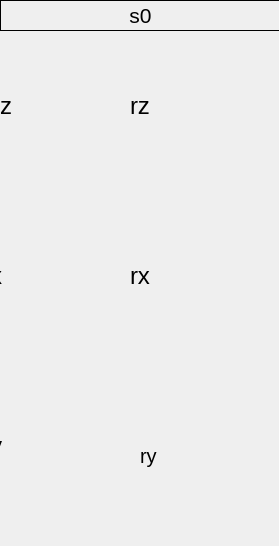
<?xml version="1.0" encoding="UTF-8"?>
<ui version="4.0">
 <class>Form</class>
 <widget class="caFrame" name="Form">
  <property name="geometry">
   <rect>
    <x>0</x>
    <y>0</y>
    <width>279</width>
    <height>546</height>
   </rect>
  </property>
  <property name="windowTitle">
   <string>Form</string>
  </property>
  <property name="background">
   <color>
    <red>75</red>
    <green>75</green>
    <blue>75</blue>
   </color>
  </property>
  <property name="backgroundMode">
   <enum>caFrame::Filled</enum>
  </property>
  <widget class="caLabel" name="calabel_8">
   <property name="geometry">
    <rect>
     <x>0</x>
     <y>0</y>
     <width>281</width>
     <height>31</height>
    </rect>
   </property>
   <property name="font">
    <font>
     <pointsize>16</pointsize>
    </font>
   </property>
   <property name="frameShape">
    <enum>QFrame::Box</enum>
   </property>
   <property name="text">
    <string>s0</string>
   </property>
   <property name="alignment">
    <set>Qt::AlignCenter</set>
   </property>
   <property name="foreground">
    <color>
     <red>0</red>
     <green>0</green>
     <blue>0</blue>
    </color>
   </property>
   <property name="background">
    <color>
     <red>177</red>
     <green>177</green>
     <blue>181</blue>
    </color>
   </property>
  </widget>
  <widget class="caInclude" name="cainclude">
   <property name="geometry">
    <rect>
     <x>30</x>
     <y>40</y>
     <width>101</width>
     <height>161</height>
    </rect>
   </property>
   <property name="macro">
    <string notr="true">P=NEW:,M=m11</string>
   </property>
   <property name="filename" stdset="0">
    <string notr="true">./motor.ui</string>
   </property>
  </widget>
  <widget class="caInclude" name="cainclude_2">
   <property name="geometry">
    <rect>
     <x>30</x>
     <y>380</y>
     <width>101</width>
     <height>161</height>
    </rect>
   </property>
   <property name="macro">
    <string notr="true">P=NEW:,M=m1</string>
   </property>
   <property name="filename" stdset="0">
    <string notr="true">./motor.ui</string>
   </property>
  </widget>
  <widget class="caInclude" name="cainclude_3">
   <property name="geometry">
    <rect>
     <x>170</x>
     <y>210</y>
     <width>101</width>
     <height>161</height>
    </rect>
   </property>
   <property name="macro">
    <string notr="true">P=NEW:,M=m14</string>
   </property>
   <property name="filename" stdset="0">
    <string notr="true">./motor.ui</string>
   </property>
  </widget>
  <widget class="caInclude" name="cainclude_4">
   <property name="geometry">
    <rect>
     <x>170</x>
     <y>380</y>
     <width>101</width>
     <height>161</height>
    </rect>
   </property>
   <property name="macro">
    <string notr="true">P=NEW:,M=m12</string>
   </property>
   <property name="filename" stdset="0">
    <string notr="true">./motor.ui</string>
   </property>
  </widget>
  <widget class="caInclude" name="cainclude_5">
   <property name="geometry">
    <rect>
     <x>170</x>
     <y>40</y>
     <width>101</width>
     <height>161</height>
    </rect>
   </property>
   <property name="macro">
    <string notr="true">P=NEW:,M=m15</string>
   </property>
   <property name="filename" stdset="0">
    <string notr="true">./motor.ui</string>
   </property>
  </widget>
  <widget class="Line" name="line">
   <property name="geometry">
    <rect>
     <x>270</x>
     <y>0</y>
     <width>20</width>
     <height>591</height>
    </rect>
   </property>
   <property name="orientation">
    <enum>Qt::Vertical</enum>
   </property>
  </widget>
  <widget class="caLabel" name="calabel_38">
   <property name="geometry">
    <rect>
     <x>140</x>
     <y>440</y>
     <width>21</width>
     <height>31</height>
    </rect>
   </property>
   <property name="font">
    <font>
     <pointsize>15</pointsize>
    </font>
   </property>
   <property name="text">
    <string>ry</string>
   </property>
   <property name="foreground">
    <color>
     <red>214</red>
     <green>214</green>
     <blue>214</blue>
    </color>
   </property>
   <property name="background">
    <color alpha="0">
     <red>160</red>
     <green>160</green>
     <blue>164</blue>
    </color>
   </property>
  </widget>
  <widget class="caLabel" name="calabel_39">
   <property name="geometry">
    <rect>
     <x>130</x>
     <y>90</y>
     <width>31</width>
     <height>31</height>
    </rect>
   </property>
   <property name="font">
    <font>
     <pointsize>18</pointsize>
    </font>
   </property>
   <property name="text">
    <string>rz</string>
   </property>
   <property name="foreground">
    <color>
     <red>214</red>
     <green>214</green>
     <blue>214</blue>
    </color>
   </property>
   <property name="background">
    <color alpha="0">
     <red>160</red>
     <green>160</green>
     <blue>164</blue>
    </color>
   </property>
  </widget>
  <widget class="caLabel" name="calabel_41">
   <property name="geometry">
    <rect>
     <x>130</x>
     <y>260</y>
     <width>31</width>
     <height>31</height>
    </rect>
   </property>
   <property name="font">
    <font>
     <pointsize>18</pointsize>
    </font>
   </property>
   <property name="text">
    <string>rx</string>
   </property>
   <property name="foreground">
    <color>
     <red>214</red>
     <green>214</green>
     <blue>214</blue>
    </color>
   </property>
   <property name="background">
    <color alpha="0">
     <red>160</red>
     <green>160</green>
     <blue>164</blue>
    </color>
   </property>
  </widget>
  <widget class="caLabel" name="calabel_42">
   <property name="geometry">
    <rect>
     <x>-10</x>
     <y>430</y>
     <width>31</width>
     <height>31</height>
    </rect>
   </property>
   <property name="font">
    <font>
     <pointsize>18</pointsize>
    </font>
   </property>
   <property name="text">
    <string>y</string>
   </property>
   <property name="foreground">
    <color>
     <red>214</red>
     <green>214</green>
     <blue>214</blue>
    </color>
   </property>
   <property name="background">
    <color alpha="0">
     <red>160</red>
     <green>160</green>
     <blue>164</blue>
    </color>
   </property>
  </widget>
  <widget class="caLabel" name="calabel_43">
   <property name="geometry">
    <rect>
     <x>0</x>
     <y>90</y>
     <width>21</width>
     <height>31</height>
    </rect>
   </property>
   <property name="font">
    <font>
     <pointsize>18</pointsize>
    </font>
   </property>
   <property name="text">
    <string>z</string>
   </property>
   <property name="foreground">
    <color>
     <red>214</red>
     <green>214</green>
     <blue>214</blue>
    </color>
   </property>
   <property name="background">
    <color alpha="0">
     <red>160</red>
     <green>160</green>
     <blue>164</blue>
    </color>
   </property>
  </widget>
  <widget class="caInclude" name="cainclude_11">
   <property name="geometry">
    <rect>
     <x>30</x>
     <y>210</y>
     <width>101</width>
     <height>161</height>
    </rect>
   </property>
   <property name="macro">
    <string notr="true">P=NEW:,M=m13</string>
   </property>
   <property name="filename" stdset="0">
    <string notr="true">./motor.ui</string>
   </property>
  </widget>
  <widget class="caLabel" name="calabel_56">
   <property name="geometry">
    <rect>
     <x>-10</x>
     <y>260</y>
     <width>31</width>
     <height>31</height>
    </rect>
   </property>
   <property name="font">
    <font>
     <pointsize>18</pointsize>
    </font>
   </property>
   <property name="text">
    <string>x</string>
   </property>
   <property name="foreground">
    <color>
     <red>214</red>
     <green>214</green>
     <blue>214</blue>
    </color>
   </property>
   <property name="background">
    <color alpha="0">
     <red>160</red>
     <green>160</green>
     <blue>164</blue>
    </color>
   </property>
  </widget>
 </widget>
 <customwidgets>
  <customwidget>
   <class>caFrame</class>
   <extends>QFrame</extends>
   <header>caFrame</header>
   <container>1</container>
  </customwidget>
  <customwidget>
   <class>caLabel</class>
   <extends>QLabel</extends>
   <header>caLabel</header>
  </customwidget>
  <customwidget>
   <class>caInclude</class>
   <extends>QWidget</extends>
   <header>caInclude</header>
  </customwidget>
 </customwidgets>
 <resources>
  <include location="rgbh.qrc"/>
 </resources>
 <connections/>
</ui>
